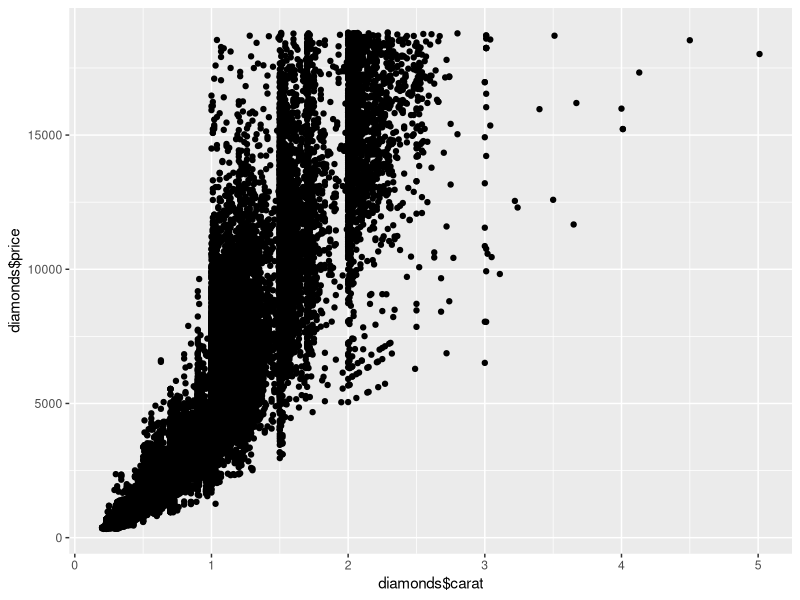
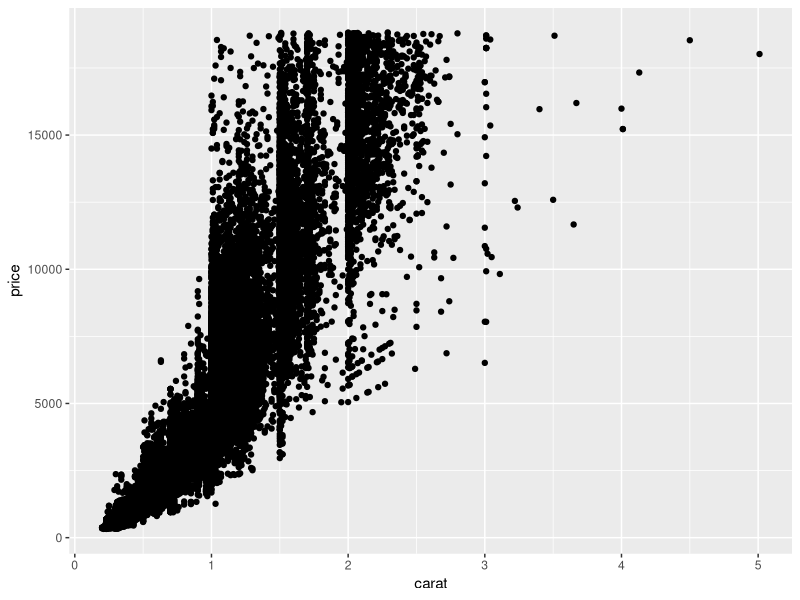
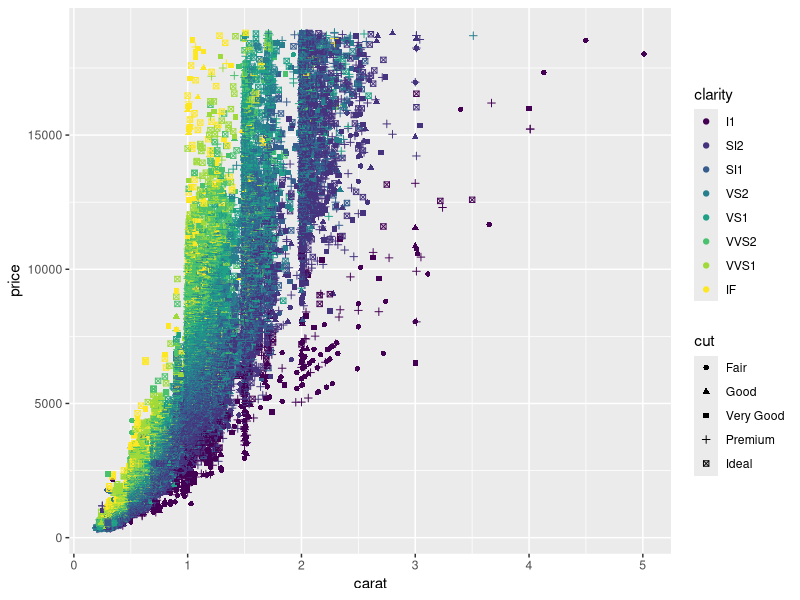
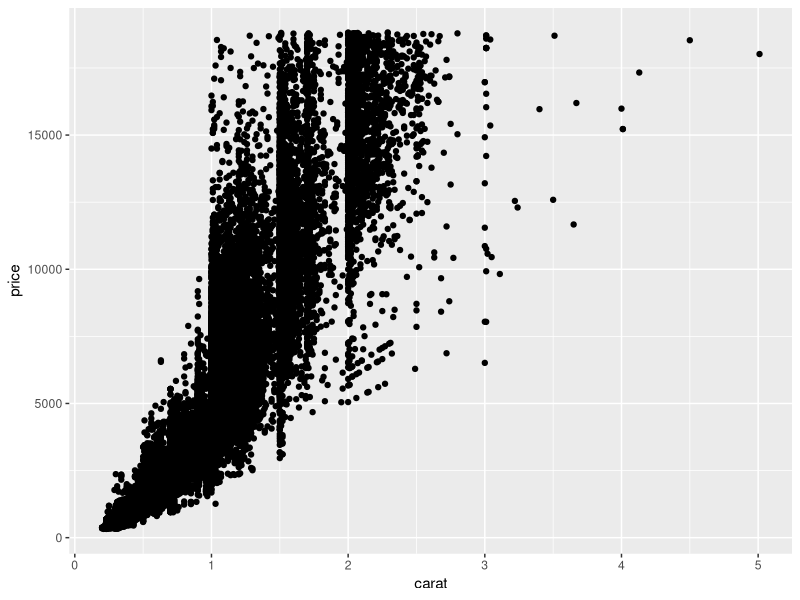
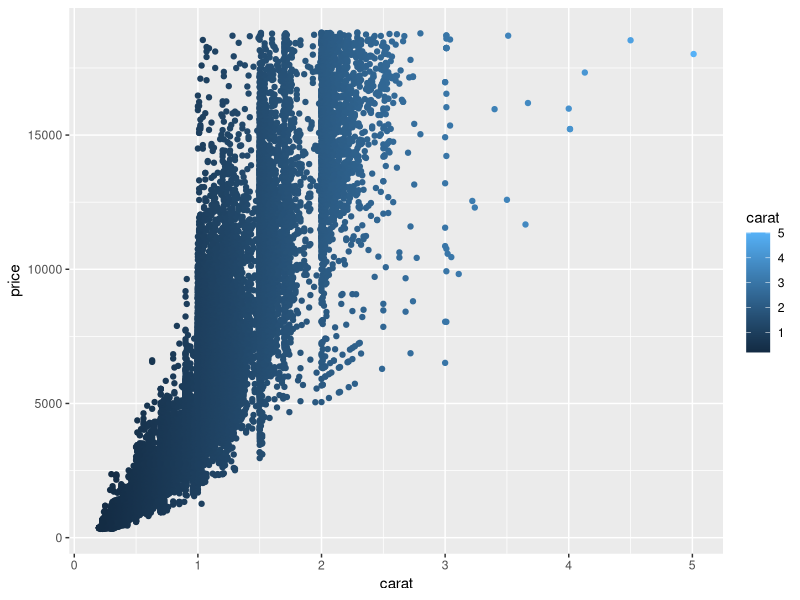
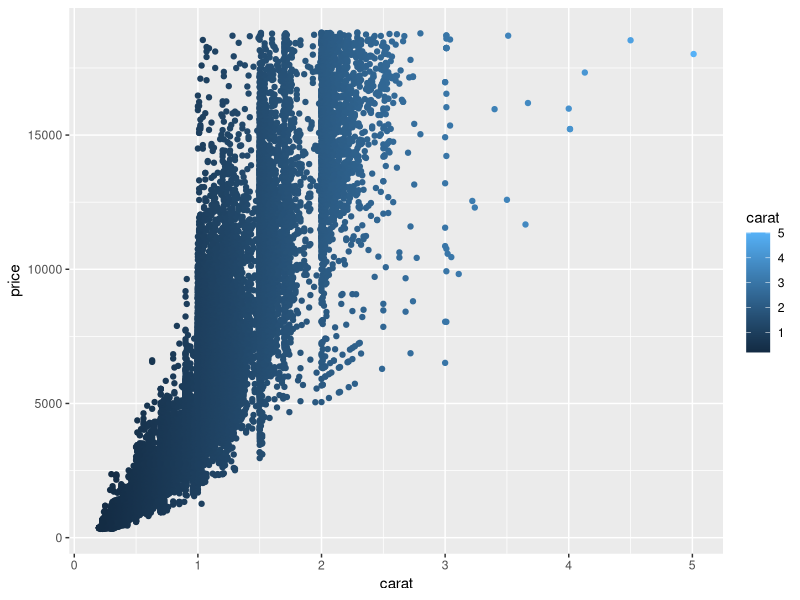
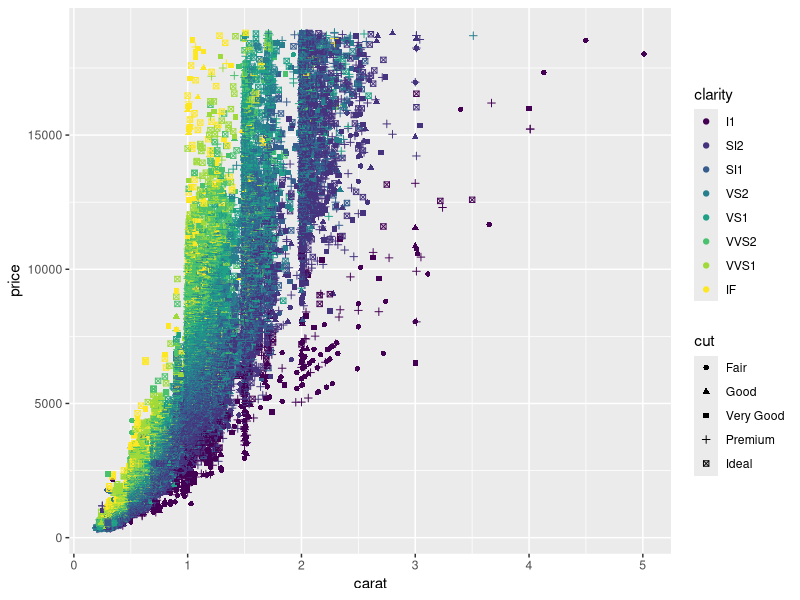
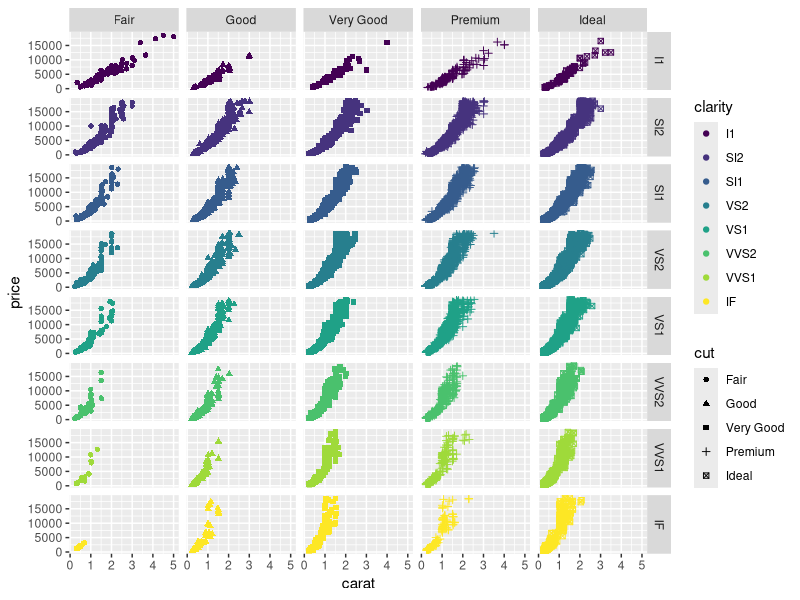

Source code (R) for these figures, in order:
## ---- chunk 1
library(tidyverse)
## ---- chunk 2
head(diamonds)
qplot(diamonds$carat, diamonds$price)
## ---- chunk 3
qplot(carat, price, data=diamonds)
## ---- chunk 4
qplot(carat, price, data=diamonds, shape=cut, color=clarity)
## ---- chunk 5
d <- ggplot(diamonds, aes(x=carat, y=price)) # first you set the aesthetic and dataset
d + geom_point() # then you add geoms
d + geom_point(aes(colour = carat)) # and you can keep doing this to add layers to the plot
## ---- chunk 6
d <- ggplot(diamonds, aes(x=carat, y=price)) +
  geom_point(aes(colour = carat))
d
## ---- chunk 7
f <- ggplot(diamonds, aes(x=carat, y=price)) +
  geom_point(aes(color=clarity, shape=cut))
f
## ---- chunk 8
f2 <- ggplot(diamonds, aes(x=carat, y=price)) +
  geom_point(aes(color=clarity, shape=cut)) + 
  facet_grid(clarity ~ cut)
f2
## ---- chunk 9
f3 <- ggplot(diamonds, aes(x=carat, y=price)) +
  geom_point(aes(color=clarity)) + 
  facet_wrap(~ cut)
f3
## ---- chunk 10
ggplot(diamonds, aes(x=carat, y=price)) +
  geom_point(shape = ".") +
  facet_grid(cut ~ clarity) +
  geom_smooth()
## ---- chunk 11
ggplot(diamonds, aes(x=carat)) +  
  geom_histogram(binwidth = .05)
## ---- chunk 12
ggplot(diamonds, aes(x = carat, y = price, color = cut)) + 
  geom_point(alpha = .01) + 
  geom_smooth(method = "lm", se = FALSE) +
  facet_wrap(~ cut) 
